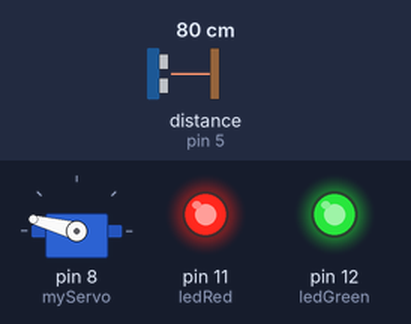
Recording of a sketch running on a simulated Arduino Uno, built with avr-gcc and run on an emulated ATmega328P. On the bench: servo, output pins drawn as LEDs (lit = HIGH). Wiring (inferred from the names in the program): ultrasonic range finder: trigger pin 4; echo pin 5. Inputs (shaded band) come from the test bench; at power-on: distance to the obstacle (sensor on pin 5) 80 cm. The echo pulse lasts 58.3 µs per cm; pins used as bus, display or sensor lines are not drawn; what the sketch prints to the serial monitor is not drawn.

Above: at 1.2 s.
1.3 s: distance to the obstacle (sensor on pin 5) set to 250 cm
At 2.1 s:
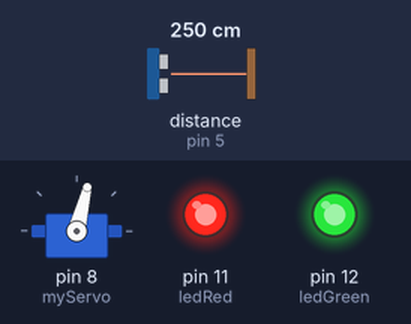
4.3 s: distance to the obstacle (sensor on pin 5) set to 2 cm
7.3 s: distance to the obstacle (sensor on pin 5) set to 168 cm
At 8.4 s:
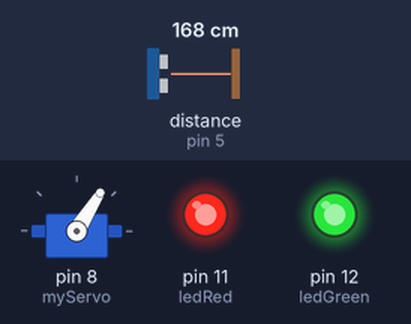
10.3 s: distance to the obstacle (sensor on pin 5) set to 18 cm
Timing chart, 0 to 14.3 s (numbered marks = the images above; inputs shaded):
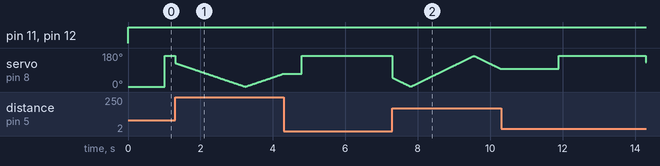

The sketch:

Bee-cancela.ino
```cpp
// Includes the Servo library
#include <Servo.h>
// Defines Tirg and Echo pins of the Ultrasonic Sensor
const int trigPin = 4;
const int echoPin = 5;
int ledGreen = 12;
int ledRed = 11;
// Variables for the duration and the distance
long duration;
int distance;
Servo myServo; // Creates a servo object for controlling the servo motor
void setup() {
  pinMode(trigPin, OUTPUT); // Sets the trigPin as an Output
  pinMode(echoPin, INPUT); // Sets the echoPin as an Input
  Serial.begin(9600);
  pinMode (ledGreen, OUTPUT);
  pinMode (ledRed, OUTPUT);
  myServo.attach(8); // Defines on which pin is the servo motor attached
}
void loop() {
   ledBlinkGreen();
   ledBlinkRed();
  // rotates the servo motor from 15 to 165 degrees
  for(int i=2;i<=165;i++){
  myServo.write(i);
  //delay(5);
  distance = calculateDistance();// Calls a function for calculating the distance measured by the Ultrasonic sensor for each degree

  Serial.print(i); // Sends the current degree into the Serial Port
  Serial.print(","); // Sends addition character right next to the previous value needed later in the Processing IDE for indexing
  Serial.print(distance); // Sends the distance value into the Serial Port
  Serial.print("."); // Sends addition character right next to the previous value needed later in the Processing IDE for indexing
  }
  // Repeats the previous lines from 165 to 15 degrees
  for(int i=165;i>2;i--){
  myServo.write(i);
  //delay(5);
  distance = calculateDistance();
  Serial.print(i);
  Serial.print(",");
  Serial.print(distance);
  Serial.print(".");
  }
}

void ledBlinkGreen() {
  digitalWrite(ledGreen, HIGH);
  //digitalWrite(ledGreen, LOW);
}

void ledBlinkRed() {
  digitalWrite(ledRed, HIGH);
  //digitalWrite(ledRed, LOW);
}

// Function for calculating the distance measured by the Ultrasonic sensor
int calculateDistance(){

  digitalWrite(trigPin, LOW);
  delayMicroseconds(2);
  // Sets the trigPin on HIGH state for 10 micro seconds
  digitalWrite(trigPin, HIGH);
  delayMicroseconds(10);
  digitalWrite(trigPin, LOW);
  duration = pulseIn(echoPin, HIGH); // Reads the echoPin, returns the sound wave travel time in microseconds
  distance= duration*0.034/2;
  return distance;
}
```
